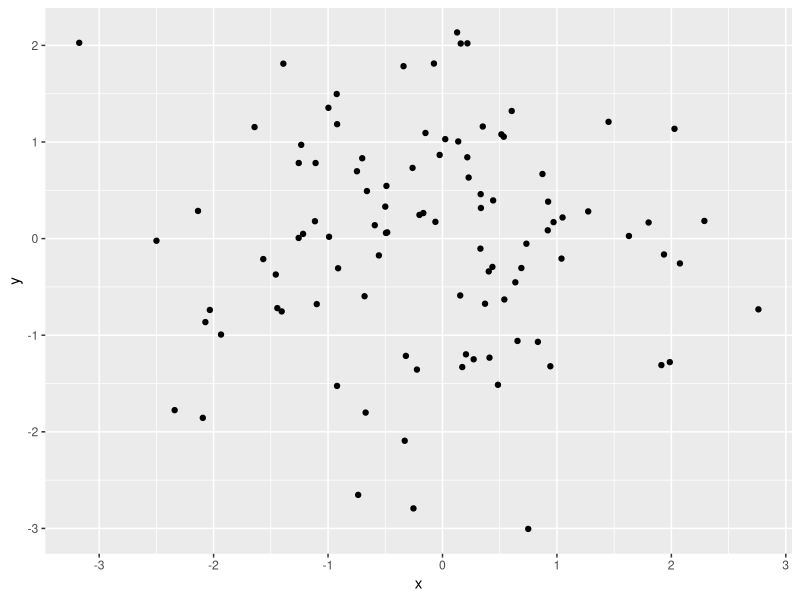

This chart was generated by the following R code:
## ---- chunk 1
library(ggplot2)

# Create a scatter plot
ggplot(data.frame(
  x = rnorm(100),  # 100 random numbers from a normal distribution
  y = rnorm(100)
), aes(x = x, y = y)) +
  geom_point()
